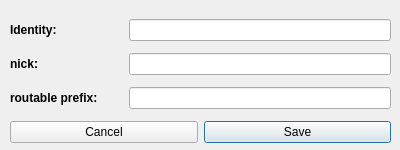
<?xml version="1.0" encoding="UTF-8"?>
<ui version="4.0">
 <class>SettingDialog</class>
 <widget class="QDialog" name="SettingDialog">
  <property name="geometry">
   <rect>
    <x>0</x>
    <y>0</y>
    <width>400</width>
    <height>150</height>
   </rect>
  </property>
  <property name="windowTitle">
   <string>Dialog</string>
  </property>
  <widget class="QWidget" name="layoutWidget">
   <property name="geometry">
    <rect>
     <x>10</x>
     <y>13</y>
     <width>381</width>
     <height>140</height>
    </rect>
   </property>
   <layout class="QVBoxLayout" name="verticalLayout">
    <item>
     <layout class="QHBoxLayout" name="identityLayout" stretch="3,7">
      <item>
       <widget class="QLabel" name="identityLabel">
        <property name="font">
         <font>
          <weight>75</weight>
          <bold>true</bold>
         </font>
        </property>
        <property name="text">
         <string>Identity:</string>
        </property>
       </widget>
      </item>
      <item>
       <widget class="QLineEdit" name="identityLine"/>
      </item>
     </layout>
    </item>
    <item>
     <layout class="QHBoxLayout" name="nickLayout" stretch="3,7">
      <item>
       <widget class="QLabel" name="nickLabel">
        <property name="font">
         <font>
          <weight>75</weight>
          <bold>true</bold>
         </font>
        </property>
        <property name="text">
         <string>nick:</string>
        </property>
       </widget>
      </item>
      <item>
       <widget class="QLineEdit" name="nickLine"/>
      </item>
     </layout>
    </item>
    <item>
     <layout class="QHBoxLayout" name="prefixLayout" stretch="3,7">
      <item>
       <widget class="QLabel" name="prefixLabel">
        <property name="font">
         <font>
          <weight>75</weight>
          <bold>true</bold>
         </font>
        </property>
        <property name="text">
         <string>routable prefix:</string>
        </property>
       </widget>
      </item>
      <item>
       <widget class="QLineEdit" name="prefixLine"/>
      </item>
     </layout>
    </item>
    <item>
     <layout class="QHBoxLayout" name="buttonLayout">
      <item>
       <widget class="QPushButton" name="cancelButton">
        <property name="text">
         <string>Cancel</string>
        </property>
        <property name="autoDefault">
         <bool>false</bool>
        </property>
       </widget>
      </item>
      <item>
       <widget class="QPushButton" name="saveButton">
        <property name="text">
         <string>Save</string>
        </property>
       </widget>
      </item>
     </layout>
    </item>
   </layout>
  </widget>
 </widget>
 <resources/>
 <connections/>
</ui>
